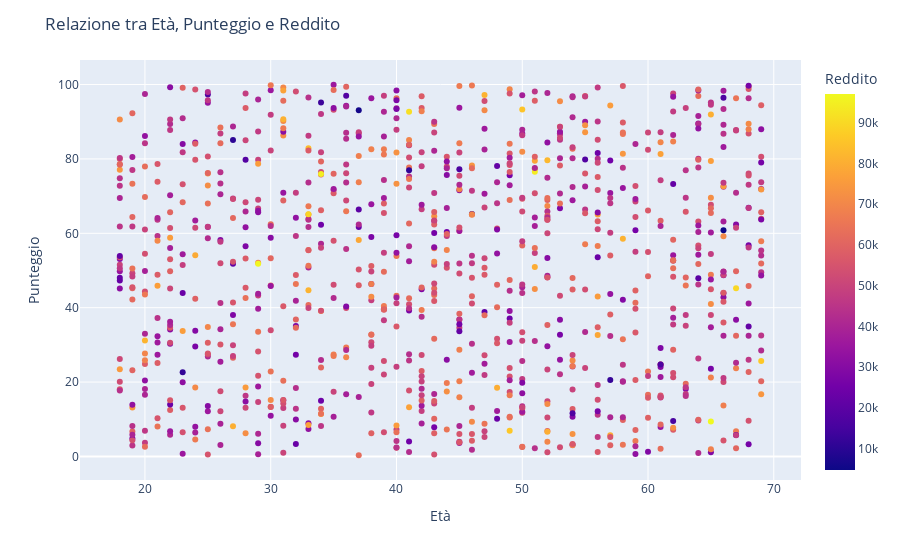

The cell this chart's notebook holds for it:
### Code cell
import pandas as pd
import numpy as np
import matplotlib.pyplot as plt
import seaborn as sns
import plotly.express as px

# Genera dati casuali per l'esplorazione
np.random.seed(42)
data = {
    'Età': np.random.randint(18, 70, size=1000),
    'Genere': np.random.choice(['Maschio', 'Femmina'], size=1000),
    'Punteggio': np.random.uniform(0, 100, size=1000),
    'Reddito': np.random.normal(50000, 15000, size=1000)
}

df = pd.DataFrame(data)

# Istogramma dell'età
plt.figure(figsize=(10, 6))
sns.histplot(df['Età'], kde=True)
plt.title('Distribuzione dell\'Età')
plt.xlabel('Età')
plt.ylabel('Frequenza')
plt.show()

# Grafico a barre del genere
plt.figure(figsize=(10, 6))
sns.countplot(x='Genere', data=df)
plt.title('Conteggio per Genere')
plt.xlabel('Genere')
plt.ylabel('Conteggio')
plt.show()

# Scatter plot di età vs punteggio
plt.figure(figsize=(10, 6))
sns.scatterplot(x='Età', y='Punteggio', data=df)
plt.title('Relazione tra Età e Punteggio')
plt.xlabel('Età')
plt.ylabel('Punteggio')
plt.show()

# Box plot del reddito per genere
plt.figure(figsize=(10, 6))
sns.boxplot(x='Genere', y='Reddito', data=df)
plt.title('Distribuzione del Reddito per Genere')
plt.xlabel('Genere')
plt.ylabel('Reddito')
plt.show()

# Violin plot del reddito per genere
plt.figure(figsize=(10, 6))
sns.violinplot(x='Genere', y='Reddito', data=df)
plt.title('Distribuzione del Reddito per Genere')
plt.xlabel('Genere')
plt.ylabel('Reddito')
plt.show()

# Plotly Scatter plot di età, punteggio e reddito
fig = px.scatter(df, x='Età', y='Punteggio', color='Reddito', hover_data=['Genere'])
fig.update_layout(title='Relazione tra Età, Punteggio e Reddito', xaxis_title='Età', yaxis_title='Punteggio')
fig.show()

### Figure 1 — Plotly figure (JSON) as saved in the notebook; plotly's stock layout.template omitted (floating-point values rounded to 4 significant figures; data arrays with more than 128 entries replaced by an {"elided": "..."} marker saying what was removed)
{"data": [{"customdata": {"elided": "1000x1 str values"}, "hovertemplate": "Età=%{x}<br>Punteggio=%{y}<br>Genere=%{customdata[0]}<br>Reddito=%{marker.color}<extra></extra>", "legendgroup": "", "marker": {"color": {"elided": "1000 float values"}, "coloraxis": "coloraxis", "symbol": "circle"}, "mode": "markers", "name": "", "orientation": "v", "showlegend": false, "type": "scatter", "x": {"elided": "1000 int values"}, "xaxis": "x", "y": {"elided": "1000 float values"}, "yaxis": "y"}], "layout": {"coloraxis": {"colorbar": {"title": {"text": "Reddito"}}, "colorscale": [[0, "#0d0887"], [0.1111, "#46039f"], [0.2222, "#7201a8"], [0.3333, "#9c179e"], [0.4444, "#bd3786"], [0.5556, "#d8576b"], [0.6667, "#ed7953"], [0.7778, "#fb9f3a"], [0.8889, "#fdca26"], [1, "#f0f921"]]}, "legend": {"tracegroupgap": 0}, "margin": {"t": 60}, "title": {"text": "Relazione tra Età, Punteggio e Reddito"}, "xaxis": {"anchor": "y", "domain": [0, 1], "title": {"text": "Età"}}, "yaxis": {"anchor": "x", "domain": [0, 1], "title": {"text": "Punteggio"}}}}
